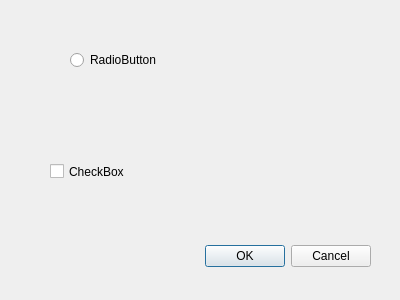
<?xml version="1.0" encoding="UTF-8"?>
<ui version="4.0">
 <class>Dialog</class>
 <widget class="QDialog" name="Dialog">
  <property name="geometry">
   <rect>
    <x>0</x>
    <y>0</y>
    <width>400</width>
    <height>300</height>
   </rect>
  </property>
  <property name="windowTitle">
   <string>Dialog</string>
  </property>
  <widget class="QDialogButtonBox" name="buttonBox">
   <property name="geometry">
    <rect>
     <x>30</x>
     <y>240</y>
     <width>341</width>
     <height>32</height>
    </rect>
   </property>
   <property name="orientation">
    <enum>Qt::Horizontal</enum>
   </property>
   <property name="standardButtons">
    <set>QDialogButtonBox::Cancel|QDialogButtonBox::Ok</set>
   </property>
  </widget>
  <widget class="QWidget" name="verticalLayoutWidget">
   <property name="geometry">
    <rect>
     <x>70</x>
     <y>20</y>
     <width>160</width>
     <height>80</height>
    </rect>
   </property>
   <layout class="QVBoxLayout" name="verticalLayout">
    <item>
     <widget class="QRadioButton" name="radioButton">
      <property name="text">
       <string>RadioButton</string>
      </property>
     </widget>
    </item>
   </layout>
  </widget>
  <widget class="QCheckBox" name="checkBox">
   <property name="geometry">
    <rect>
     <x>50</x>
     <y>160</y>
     <width>92</width>
     <height>23</height>
    </rect>
   </property>
   <property name="text">
    <string>CheckBox</string>
   </property>
  </widget>
 </widget>
 <resources/>
 <connections>
  <connection>
   <sender>buttonBox</sender>
   <signal>accepted()</signal>
   <receiver>Dialog</receiver>
   <slot>accept()</slot>
   <hints>
    <hint type="sourcelabel">
     <x>248</x>
     <y>254</y>
    </hint>
    <hint type="destinationlabel">
     <x>157</x>
     <y>274</y>
    </hint>
   </hints>
  </connection>
  <connection>
   <sender>buttonBox</sender>
   <signal>rejected()</signal>
   <receiver>Dialog</receiver>
   <slot>reject()</slot>
   <hints>
    <hint type="sourcelabel">
     <x>316</x>
     <y>260</y>
    </hint>
    <hint type="destinationlabel">
     <x>286</x>
     <y>274</y>
    </hint>
   </hints>
  </connection>
 </connections>
</ui>
